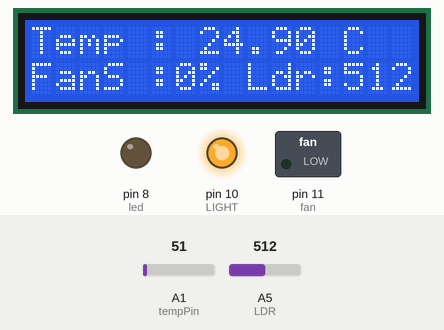
Simulated run of this sketch. Board: Arduino Uno, built with avr-gcc and run on an emulated ATmega328P. Shown: 16×2 character LCD, switched loads named in the sketch (green lamp = pin HIGH), output pins drawn as LEDs (lit = HIGH). The test bench sets the inputs (shaded band); at power-on: A1 (tempPin) = 51, A5 (LDR) = 512. What the sketch prints to the serial monitor is not drawn.

Above: at 1.2 s.
1.3 s: A1 (tempPin) set to 71
At 1.52 s:
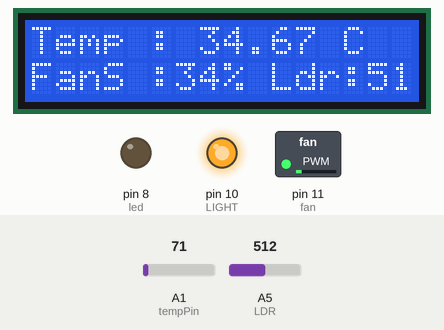
3.6 s: A5 (LDR) set to 23
At 4.01 s:
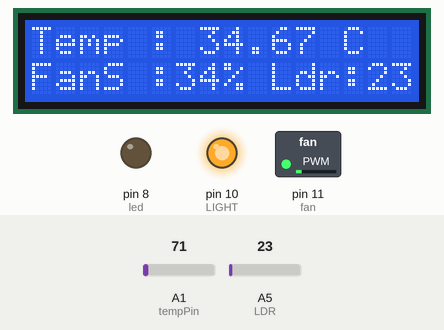
5.3 s: A5 (LDR) set to 18
At 5.68 s:
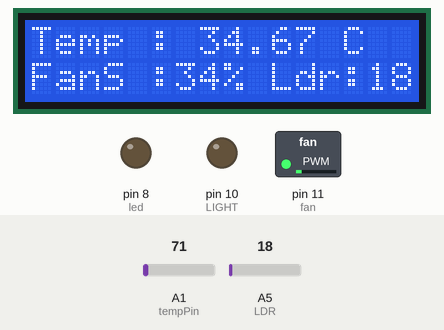
7.3 s: A1 (tempPin) set to 114
At 7.55 s:
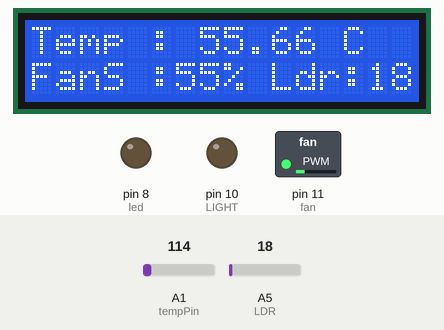
8.8 s: A1 (tempPin) set to 131
At 9.21 s:
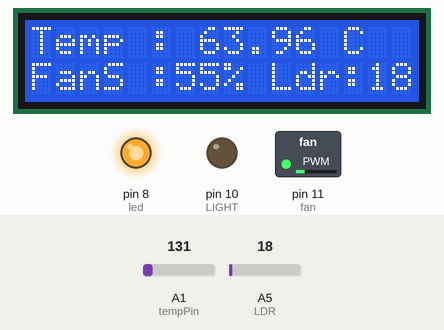
11.3 s: A5 (LDR) set to 40
At 11.71 s:
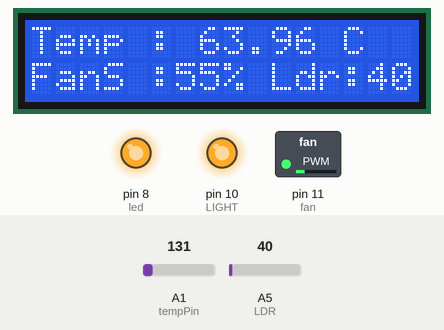
Timing chart, 0 to 14.3 s (numbered marks = the images above; inputs shaded):
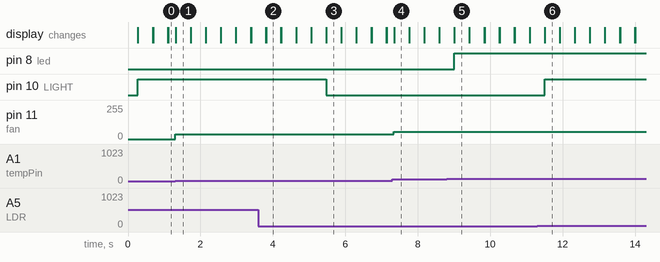

The sketch:

sensor.ino
```cpp
#include <LiquidCrystal.h>      //Include Header Library for LCD
LiquidCrystal lcd(7,6,5,4,3,2);   //Define Data Pins of LCD
int tempPin = A1;           // Output Pin Of Temperature Sensor
int fan = 11;       // Fan Connection Pin
int led = 8;        // Led Connection Pin

float temp;
float tempMin = 30;
float tempMax = 60;

int fanSpeed;
int fanLCD;


int LDR = A5;       // LDR input at A5 pin.
int LIGHT = 10;     // Bulb Connection Pin
int LDRReading = 0; // To Store Input Value from LDR


void setup()
{
  pinMode(fan, OUTPUT);
  pinMode(led, OUTPUT);
  pinMode(tempPin, INPUT);
  lcd.begin(16,2);

  pinMode(LIGHT, OUTPUT);
  pinMode(LDR,INPUT);

  Serial.begin(9600);
}

void loop()
{
  temp = readTemp();   // Accept Temperature Values from Function
  Serial.print("\n Temperature in Celsius = ");
  Serial.print(temp);

     if(temp < tempMin)
   {
       fanSpeed = 0;      // fan is not spinning
       analogWrite(fan,fanSpeed);
       fanLCD=0;
       digitalWrite(fan,LOW);
   }

   if((temp >= tempMin) && (temp <= tempMax)) // if temperature is higher than minimum temp
   {
       fanSpeed = temp;
       //fanSpeed=1.5*fanSpeed;//map(temp, tempMin, tempMax, 0, 100); // the actual speed of fan//map(temp, tempMin, tempMax, 32, 255);
       fanLCD = map(temp, tempMin, tempMax, 0, 100);  // speed of fan to display on LCD100
       analogWrite(fan, fanSpeed);  // spin the fan at the fanSpeed speed

       //digitalWrite(fan,HIGH);
   }

   if(temp > tempMax) // if temp is higher than tempMax
     {
     digitalWrite(led, HIGH);  // turn on led
     }
   else               // else turn of led
     {
     digitalWrite(led, LOW);
     }

   lcd.print("Temp : ");
   lcd.print(temp);      // display the temperature
   lcd.print(" C ");
   lcd.setCursor(0,1);   // move cursor to next line
   lcd.print("FanS :");
   lcd.print(fanSpeed);    // display the fan speed
   lcd.print("%");
   lcd.print(" Ldr:");
   lcd.print(LDRReading);
   delay(200);
   lcd.clear();


LDRReading = analogRead(LDR);
   //Serial.println(LDRReading);
  if(LDRReading<=20)
  {
     digitalWrite(LIGHT,LOW);
  }
  else
  {
    digitalWrite(LIGHT,HIGH);
  }


}

float readTemp() {  // get the temperature and convert it to celsius
  temp = analogRead(tempPin);

  float milivlt = (temp/1024.0)*5000;   // accepted value from LM35 is in volts convert to mili volt
  float celsius = milivlt/10;           // convert mili volt value to Celsius

  return celsius;
  //return temp * 0.48828125;
}

//EOF
```

Measured:
- the behaviour switches between 21 and 20 on A5 (LDR) (found by bisection; images 2 and 3)
- the behaviour switches between 122 and 123 on A1 (tempPin) (found by bisection; images 4 and 5)
- after the input at 1.3 s, pin 11 (fan): 0/255 → 34/255 at once
- after the input at 3.6 s, the display: first differs from a run without the input after 0.21 s (image 2)
- after the input at 5.3 s, pin 10 (LIGHT): HIGH → LOW after 0.17 s; the display: first differs from a run without the input after 0.18 s (image 3)
- after the input at 7.3 s, pin 11 (fan): 34/255 → 55/255 at once
- after the input at 8.8 s, pin 8 (led): LOW → HIGH after 0.21 s; the display: first differs from a run without the input after 0.21 s (image 5)
- after the input at 11.3 s, pin 10 (LIGHT): LOW → HIGH after 0.20 s; the display: first differs from a run without the input after 0.21 s (image 6)
